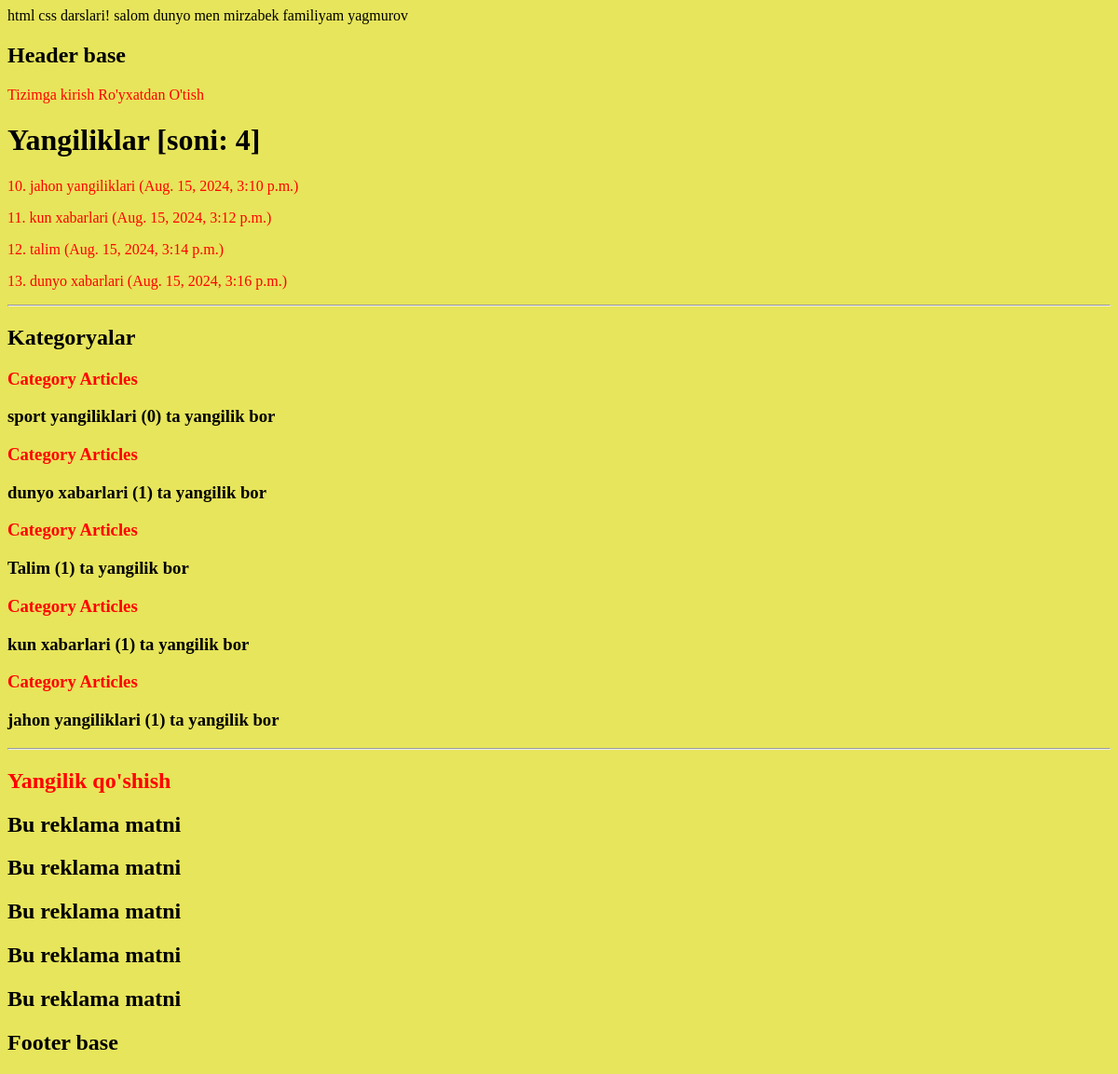
The page / on the database its author committed.
### home/models.py (models this page shows, shortened)
class Article(models.Model):
    user=models.ForeignKey(User, on_delete=models.CASCADE, blank=True)
    title=models.CharField(max_length=200)
    subtitle=models.CharField(max_length=300)
    slug=models.SlugField(null=True, blank=True)
    category=models.ForeignKey(Category, on_delete=models.CASCADE, null=True, related_name='articles')
    desc=models.TextField()
    photo=models.ImageField(upload_to='articles/')
    tags=models.CharField(max_length=100, null=True, blank=True)
    views=models.PositiveIntegerField(null=True, default=0)
    created_at=models.DateTimeField(auto_now_add=True, verbose_name="Yuklangan vaqti! ")
    updated_at=models.DateTimeField(auto_now=True, verbose_name="Taxrirlangan vaqti! ", null=True, )
    class Meta:
        db_table='articles'
        indexes=[
            models.Index(fields=['title', 'subtitle'])
        ]

class Category(models.Model):
    name=models.CharField(max_length=200)
    slug=models.SlugField(null=True)
    @property
    def count_articles(self):
        count_a=self.articles.all().count()
        return count_a

### home/views.py (the view)
# urls.py: path('', article_list,name='article_list'),
def article_list(request):
    articles=Article.objects.all()
    categories=Category.objects.all()
    context={
        'articles':articles,
        'categories':categories
    }
    return render(request,'index.html', context)

### templates/index.html (shortened to what this page needs)
{% extends "base.html" %}
{%block content%}
        <div>
            {% if request.user.is_authenticated%}
                <h2> User: {{request.user}}</h2>
                <a href="{% url 'logout_user' %}"> LogOut </a>
                <a href="{% url 'update_password' %}"> Parolni o'zgartirish </a>
            {%else%}
                <a href="{% url 'login' %}"> Tizimga kirish </a>
                <a href="{% url 'signup' %}"> Ro'yxatdan O'tish </a>
            {%endif%}
        </div>
        <h1> Yangiliklar  [soni: {{articles|length}}]</h1>
{%for article in articles%}
    <a href="{% url 'article-detail'  article.slug %}">
        <p> {{article.id}}. {{article.title| lower}} ({{article.created_at}}) </p>
</a>
         {% endfor %}
    <hr>
    <h2> Kategoryalar</h2>
    <h3>
        {% for category in categories %}
        <a href="{% url 'category-articles' category.slug %}">Category Articles</a>
        <p> {{category.name}} ({{ category.count_articles}}) ta yangilik bor </p>
        {% endfor %}
    </h3>
    <hr>
    <h2>
        <a href="{% url  'create' %}">
            Yangilik qo'shish
        </a>
    </h2>
{% include "ads.html" %}
{%endblock content %}

### templates/base.html (shortened to what this page needs)
<!DOCTYPE html>
{% load static %}
<html>
    <head>
        <link rel="stylesheet" href="">
        <link rel="stylesheet" href="{% static "style.css" %}">
    </head>
    <body>
        html css darslari! salom dunyo men mirzabek familiyam yagmurov
        <h2> Header base</h2>
        {%block content%}
        {%endblock content%}
        <h2> Footer base</h2>
    </body>
</head>

### templates/ads.html
<h2> Bu reklama matni </h2>
<h2> Bu reklama matni </h2>
<h2> Bu reklama matni </h2>
<h2> Bu reklama matni </h2>
<h2> Bu reklama matni </h2>

### static/style.css (style rules this page uses)
body { background-color: #e7e55b; }
a { color: #ff0000; text-decoration: none; }

### rows shown on the page
Article: id "10", title "jahon yangiliklari", created_at "Aug. 15, 2024, 3:10 p.m."
Article: id "11", title "kun xabarlari", created_at "Aug. 15, 2024, 3:12 p.m."
Article: id "12", title "talim", created_at "Aug. 15, 2024, 3:14 p.m."
Article: id "13", title "dunyo xabarlari", created_at "Aug. 15, 2024, 3:16 p.m."
Category: name "sport yangiliklari", count_articles "0"
Category: name "dunyo xabarlari", count_articles "1"
Category: name "Talim", count_articles "1"
Category: name "kun xabarlari", count_articles "1"
Category: name "jahon yangiliklari", count_articles "1"

### other values the page prints
{{ articles|length }} "4"
